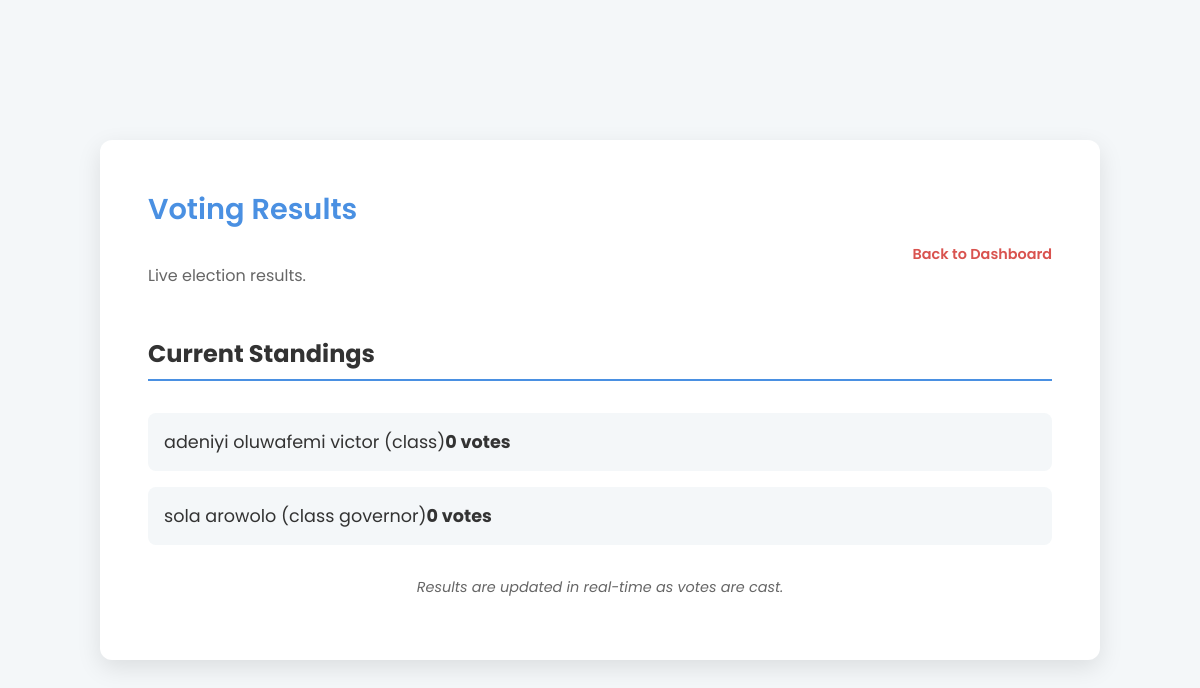
The app's page /results, older data.
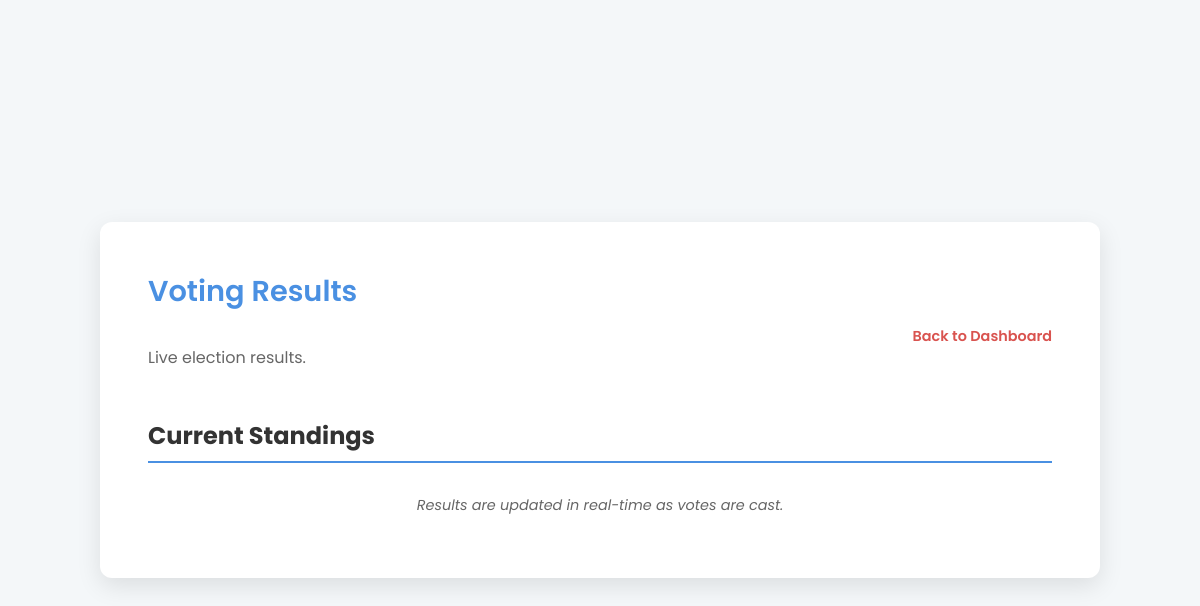
The same page, newer data.
### tables this page shows
CREATE TABLE candidates (
            id INTEGER PRIMARY KEY AUTOINCREMENT,
            fullname TEXT NOT NULL,
            position TEXT NOT NULL,
            vote_count INTEGER DEFAULT 0
        );

### app.py (the view)
@app.route('/results')
def show_results():
    conn = get_db_connection()
    candidates = conn.execute("SELECT fullname, position, vote_count FROM candidates ORDER BY vote_count DESC, fullname").fetchall()
    conn.close()
    return render_template('results.html', candidates=candidates)

### app.py (called while the page is built, shortened)
@app.before_request
def check_cache():
    protected_routes = ['dashboard', 'admin_dashboard']

def get_db_connection():
    conn = sqlite3.connect('database.db')
    conn.row_factory = sqlite3.Row
    return conn

### templates/results.html (shortened to what this page needs)
<!DOCTYPE html>
<html lang="en">
<head>
    <link rel="stylesheet" href="{{ url_for('static', filename='css/style.css') }}">
</head>
<body>
    <div class="dashboard-container">
        <div class="dashboard-header">
            <div>
                <h1>Voting Results</h1>
                <p class="user-info">Live election results.</p>
            </div>
            <p><a href="{{ url_for('dashboard') }}" class="logout-link">Back to Dashboard</a></p>
        </div>
        <h2>Current Standings</h2>
        <ul class="candidate-list">
            {% for candidate in candidates %}
            <li class="candidate-item">
                <span>{{ candidate.fullname }} ({{ candidate.position }})</span>
                <span class="vote-count">{{ candidate.vote_count }} votes</span>
            </li>
            {% endfor %}
        </ul>
        <p class="note">Results are updated in real-time as votes are cast.</p>
    </div>
</body>
</html>

### static/css/style.css (style rules this page uses)
:root { --primary-color: #4a90e2; --secondary-color: #f4f7f9; --text-color: #333; --subtle-text: #666; --border-color: #e0e6ed; --white: #fff; --error-color: #d9534f; --success-color: #5cb85c; }
body { font-family: 'Poppins', sans-serif; background-color: var(--secondary-color); margin: 0; padding: 0; display: flex; justify-content: center; align-items: center; min-height: 100vh; }
h1 { color: var(--primary-color); font-weight: 600; margin-bottom: 0.5rem; font-size: 1.8rem; }
p { margin-top: 2rem; color: var(--subtle-text); font-size: 0.9rem; }
p a { color: var(--primary-color); text-decoration: none; font-weight: 600; transition: color 0.3s; }
.dashboard-container { background-color: var(--white); padding: 3rem; border-radius: 12px; box-shadow: 0 8px 25px rgba(0, 0, 0, 0.1); width: 90%; max-width: 1000px; margin: 2rem auto; box-sizing: border-box; }
.dashboard-header { display: flex; flex-direction: column; align-items: flex-start; margin-bottom: 2rem; }
.dashboard-header h1 { margin: 0; }
.user-info { font-size: 1rem; color: var(--subtle-text); }
.logout-link { font-size: 0.9rem; font-weight: 600; color: var(--error-color); margin-top: 10px; }
h2 { color: var(--text-color); border-bottom: 2px solid var(--primary-color); padding-bottom: 0.5rem; margin-bottom: 2rem; font-size: 1.5rem; }
.note { text-align: center; font-style: italic; font-size: 0.9rem; color: var(--subtle-text); margin-top: 2rem; }
@media (min-width: 768px) { .dashboard-header { flex-direction: row; justify-content: space-between; align-items: center; } }
@media (min-width: 768px) { .logout-link { margin-top: 0; } }

### templates/results.html (style rules this page uses)
.note { text-align: center; font-style: italic; font-size: 0.9rem; color: var(--subtle-text); margin-top: 2rem; }

Row changes from the older to the newer data that the page shows:
removed candidates: fullname "adeniyi oluwafemi victor", position "class", vote_count "0"
removed candidates: fullname "sola arowolo", position "class governor", vote_count "0"
